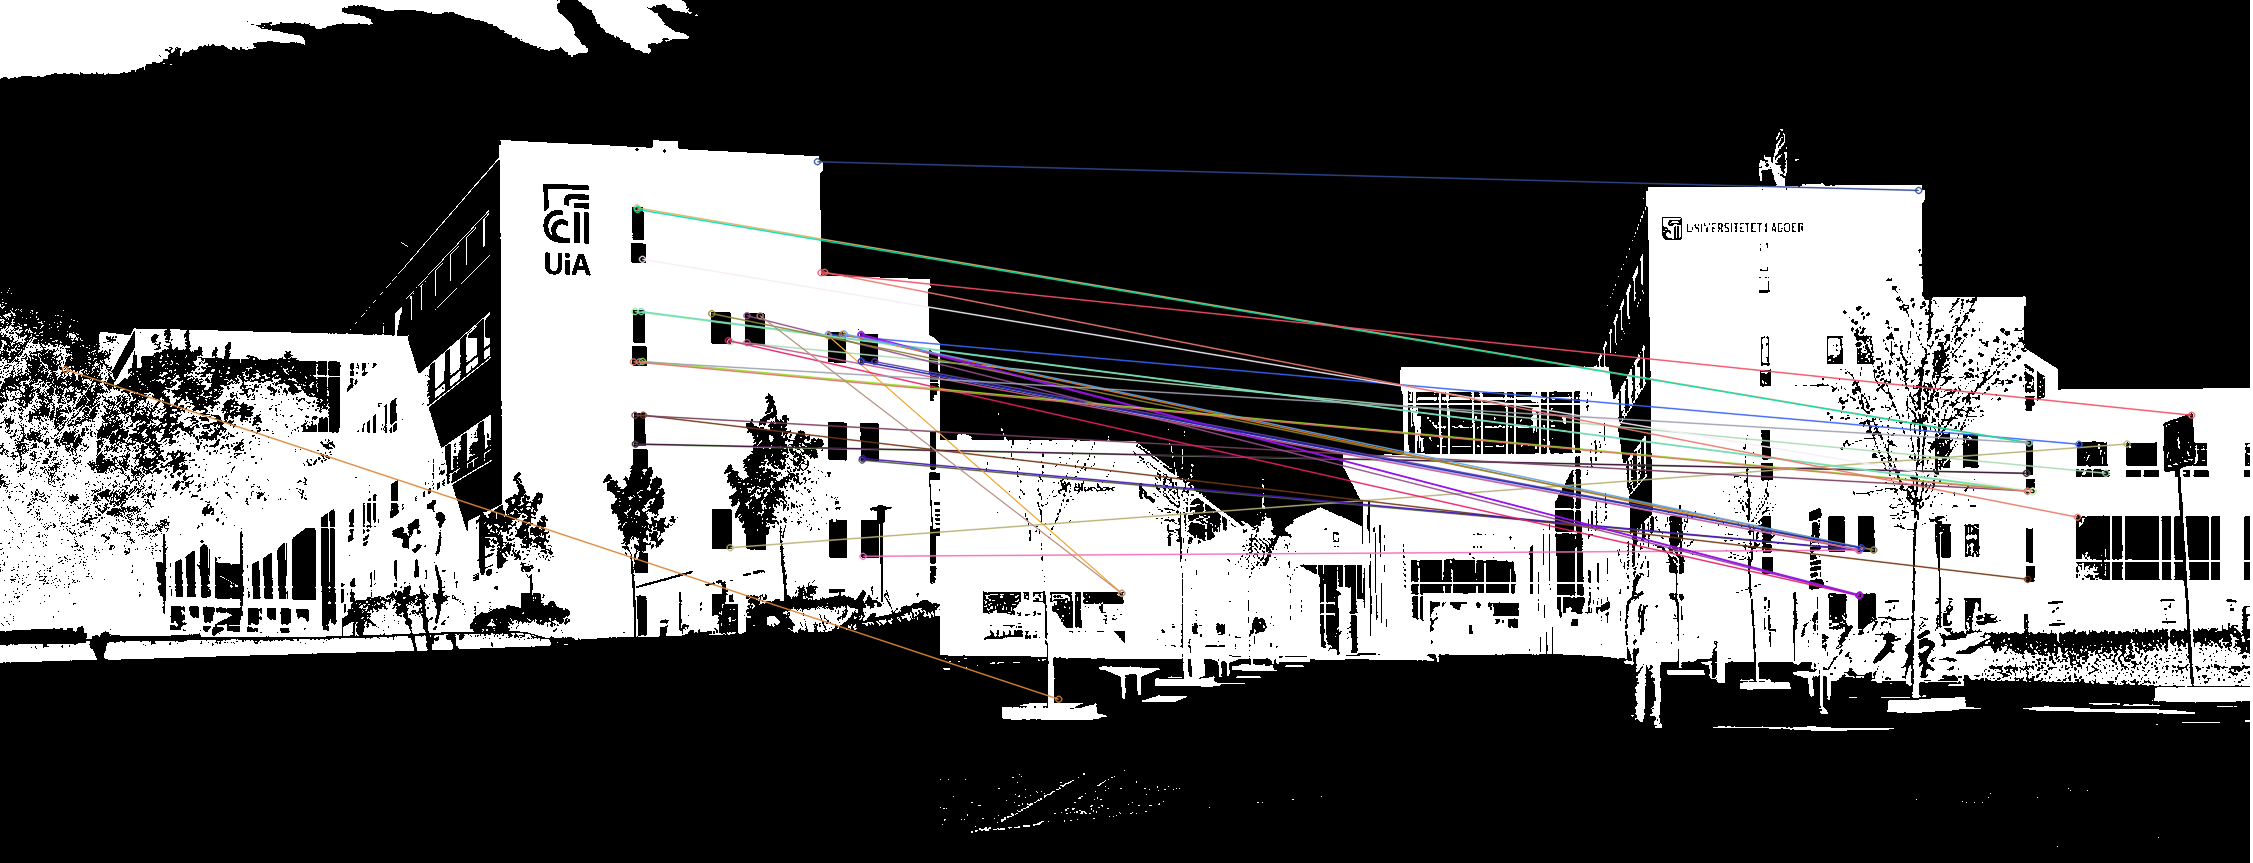

Recreate this plot in Python.
import cv2
import numpy as np
import os
import matplotlib.pyplot as plt
from sklearn.metrics import confusion_matrix, ConfusionMatrixDisplay
import time


def preprocess_fingerprint(image_path):
    img = cv2.imread(image_path, 0)
    _, img_bin = cv2.threshold(img, 0, 255, cv2.THRESH_BINARY_INV + cv2.THRESH_OTSU)
    return img_bin


def match_fingerprints(img1_path, img2_path):
    img1 = preprocess_fingerprint(img1_path)
    img2 = preprocess_fingerprint(img2_path)

    # Initialize ORB detector
    orb = cv2.ORB_create(nfeatures=1000)

    # Find keypoints and descriptors
    kp1, des1 = orb.detectAndCompute(img1, None)
    kp2, des2 = orb.detectAndCompute(img2, None)
    if des1 is None or des2 is None:
        return 0, None  # Return 0 matches if no descriptors found

    # Use Brute-Force Matcher with Hamming distance
    bf = cv2.BFMatcher(cv2.NORM_HAMMING, crossCheck=False)

    # KNN Match
    matches = bf.knnMatch(des1, des2, k=2)

    # Apply Lowe's ratio test (keep only good matches)
    good_matches = [m for m, n in matches if m.distance < 0.7 * n.distance]

    # Draw only good matches
    match_img = cv2.drawMatches(img1, kp1, img2, kp2, good_matches, None,
                                flags=cv2.DrawMatchesFlags_NOT_DRAW_SINGLE_POINTS)
    return len(good_matches), match_img


def process_dataset(dataset_path, results_folder):
    threshold = 20  # Adjust this based on tests
    y_true = []  # True labels (1 for same, 0 for different)
    y_pred = []  # Predicted labels
    start_time = time.time()

    # Create results folder if it does not exist
    os.makedirs(results_folder, exist_ok=True)

    # Loop through all subdirectories
    for folder in sorted(os.listdir(dataset_path)):
        folder_path = os.path.join(dataset_path, folder)
        if os.path.isdir(folder_path):  # Check if it's a valid directory
            image_files = [f for f in os.listdir(folder_path) if f.endswith(('.tif', '.png', '.jpg'))]
            if len(image_files) != 2:
                print(f"Skipping {folder}, expected 2 images but found {len(image_files)}")
                continue  # Skip if the folder doesn't have exactly 2 images
            img1_path = os.path.join(folder_path, image_files[0])
            img2_path = os.path.join(folder_path, image_files[1])
            match_count, match_img = match_fingerprints(img1_path, img2_path)

            # Determine the ground truth (expected label)
            actual_match = 1 if "same" in folder.lower() else 0  # 1 for same, 0 for different
            y_true.append(actual_match)

            # Decision based on good matches count
            predicted_match = 1 if match_count > threshold else 0
            y_pred.append(predicted_match)
            result = "orb_bf_matched" if predicted_match == 1 else "orb_bf_unmatched"
            print(f"{folder}: {result.upper()} ({match_count} good matches)")

            # Save match image in the results folder
            if match_img is not None:
                match_img_filename = f"{folder}_{result}.png"
                match_img_path = os.path.join(results_folder, match_img_filename)
                cv2.imwrite(match_img_path, match_img)
                print(f"Saved match image at: {match_img_path}")

    match_count, match_img = match_fingerprints("UiA_image/pair_image/UiA_1.jpg", "UiA_image/pair_image/UiA_2.png")
    print(f"Good matches: {match_count}")
    cv2.imwrite("orb_bf_UiA.png", match_img)

    end_time = time.time()
    elapsed = end_time - start_time
    print(f"Total runtime: {elapsed:.2f} seconds")


# Example usage
dataset_path = r"C:\Users\mhjul\Semester 5\ikt213g26h\Figureprint_matching\UiA_image"
results_folder = r"C:\Users\mhjul\Semester 5\ikt213g26h\Figureprint_matching\orb_bf_UiA"
process_dataset(dataset_path, results_folder)
